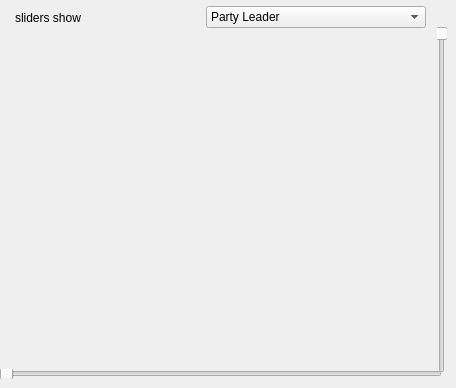
                 <widget class="QFrame" name="world_map_frame">
                  <property name="sizePolicy">
                   <sizepolicy hsizetype="Fixed" vsizetype="Fixed">
                    <horstretch>0</horstretch>
                    <verstretch>0</verstretch>
                   </sizepolicy>
                  </property>
                  <property name="minimumSize">
                   <size>
                    <width>446</width>
                    <height>381</height>
                   </size>
                  </property>
                  <widget class="QWidget" name="layoutWidget4_2">
                   <property name="geometry">
                    <rect>
                     <x>15</x>
                     <y>5</y>
                     <width>411</width>
                     <height>25</height>
                    </rect>
                   </property>
                   <layout class="QHBoxLayout" name="horizontalLayout_166">
                    <item>
                     <widget class="QLabel" name="label_231">
                      <property name="text">
                       <string>sliders show </string>
                      </property>
                     </widget>
                    </item>
                    <item>
                     <widget class="QComboBox" name="combo_map_controls">
                      <item>
                       <property name="text">
                        <string>Party Leader</string>
                       </property>
                      </item>
                      <item>
                       <property name="text">
                        <string>TinyBronco/Chocobo</string>
                       </property>
                      </item>
                      <item>
                       <property name="text">
                        <string>Buggy/Highwind</string>
                       </property>
                      </item>
                      <item>
                       <property name="text">
                        <string>Sub</string>
                       </property>
                      </item>
                      <item>
                       <property name="text">
                        <string>Wild Chocobo</string>
                       </property>
                      </item>
                      <item>
                       <property name="text">
                        <string>Diamond / Ultimate / Ruby Weapon</string>
                       </property>
                      </item>
                     </widget>
                    </item>
                   </layout>
                  </widget>
                  <widget class="QLabel" name="world_map_view">
                   <property name="geometry">
                    <rect>
                     <x>5</x>
                     <y>32</y>
                     <width>432</width>
                     <height>336</height>
                    </rect>
                   </property>
                   <property name="cursor">
                    <cursorShape>CrossCursor</cursorShape>
                   </property>
                   <property name="contextMenuPolicy">
                    <enum>Qt::CustomContextMenu</enum>
                   </property>
                   <property name="textInteractionFlags">
                    <set>Qt::NoTextInteraction</set>
                   </property>
                  </widget>
                  <widget class="QSlider" name="slide_world_x">
                   <property name="geometry">
                    <rect>
                     <x>-1</x>
                     <y>369</y>
                     <width>443</width>
                     <height>10</height>
                    </rect>
                   </property>
                   <property name="minimumSize">
                    <size>
                     <width>443</width>
                     <height>10</height>
                    </size>
                   </property>
                   <property name="maximumSize">
                    <size>
                     <width>443</width>
                     <height>10</height>
                    </size>
                   </property>
                   <property name="styleSheet">
                    <string notr="true"/>
                   </property>
                   <property name="maximum">
                    <number>295000</number>
                   </property>
                   <property name="singleStep">
                    <number>100</number>
                   </property>
                   <property name="pageStep">
                    <number>1000</number>
                   </property>
                   <property name="tracking">
                    <bool>true</bool>
                   </property>
                   <property name="orientation">
                    <enum>Qt::Horizontal</enum>
                   </property>
                   <property name="regular" stdset="0">
                    <bool>true</bool>
                   </property>
                  </widget>
                  <widget class="QSlider" name="slide_world_y">
                   <property name="geometry">
                    <rect>
                     <x>437</x>
                     <y>26</y>
                     <width>10</width>
                     <height>347</height>
                    </rect>
                   </property>
                   <property name="minimumSize">
                    <size>
                     <width>10</width>
                     <height>0</height>
                    </size>
                   </property>
                   <property name="maximumSize">
                    <size>
                     <width>10</width>
                     <height>347</height>
                    </size>
                   </property>
                   <property name="cursor">
                    <cursorShape>ArrowCursor</cursorShape>
                   </property>
                   <property name="maximum">
                    <number>230000</number>
                   </property>
                   <property name="singleStep">
                    <number>100</number>
                   </property>
                   <property name="pageStep">
                    <number>1000</number>
                   </property>
                   <property name="invertedAppearance">
                    <bool>true</bool>
                   </property>
                   <property name="regular" stdset="0">
                    <bool>true</bool>
                   </property>
                  </widget>
                 </widget>
